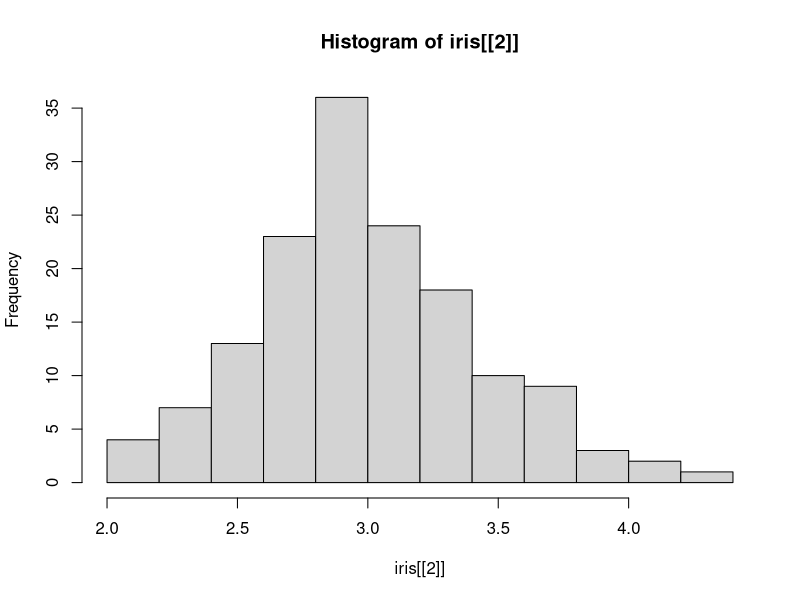

The R script that drew this image:
## ---- chunk 1
hist(iris[[2]])
